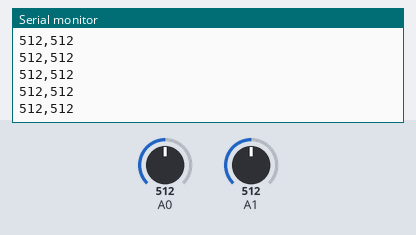
Simulated run of this sketch. Board: Arduino Uno, built with avr-gcc and run on an emulated ATmega328P. On the bench: the last lines printed to the serial monitor. The inputs (shaded band) are chosen by the test bench; at power-on: A0 = 512, A1 = 512. No radio packets arrive unless stated.

Above: at 1.2 s.
1.3 s: A0 set to 716
At 1.64 s:
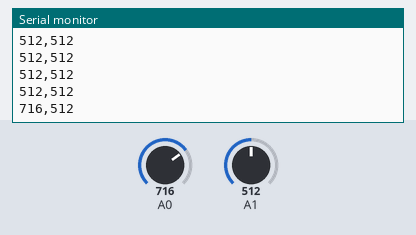
2.8 s: A1 set to 716
At 2.92 s:
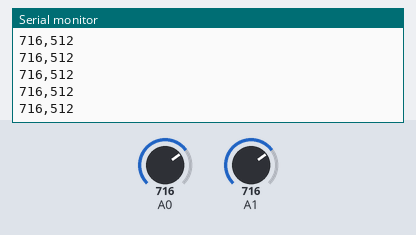
4.3 s: A0 set to 900
At 4.37 s:
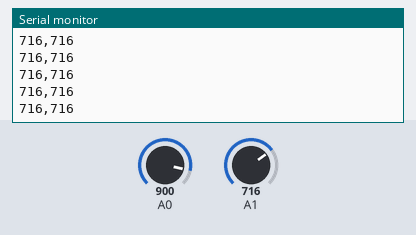
5.8 s: A1 set to 900
At 5.81 s:
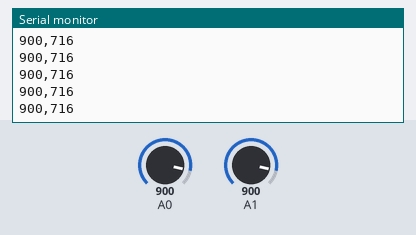
Timing chart, 0 to 8.3 s (numbered marks = the images above; inputs shaded):
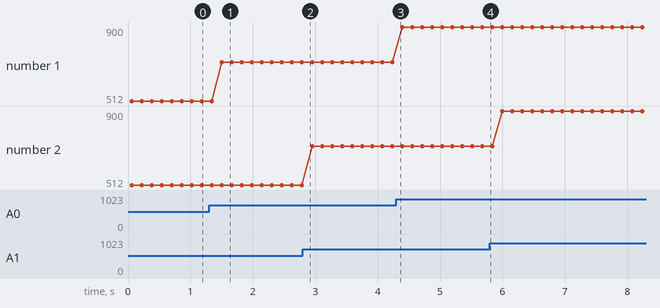

The sketch:

Transmitter.ino
```cpp
#include <VirtualWire.h>
const int RF_TX_PIN = 12;

void setup() {
  Serial.begin(9600);  // Initialize the serial communication for debugging

  vw_set_tx_pin(RF_TX_PIN);  // Set the transmit pin for VirtualWire
  vw_setup(2000);  // Set the transmission speed (in bits per second)
}
void loop() {
  int joystickX = analogRead(A0);  // Read the X-axis value from the joystick
  int joystickY = analogRead(A1);  // Read the Y-axis value from the joystick

  char buffer[16];  // Create a buffer to store the values as a string
  sprintf(buffer, "%d,%d", joystickX, joystickY);  // Format the values as a comma-separated string

  vw_send((uint8_t*)buffer, strlen(buffer));  // Send the values via VirtualWire
  vw_wait_tx();  // Wait for the transmission to complete

  Serial.println(buffer);  // Print the values to the serial monitor for debugging

  delay(100);  // Adjust the delay as needed
}
```

Measured:
- after the input at 1.3 s, the serial monitor: prints a new line after 0.20 s (image 1)
- plotted number 1: 512 → 716 after the input at 1.3 s, 716 → 900 after the input at 4.3 s
